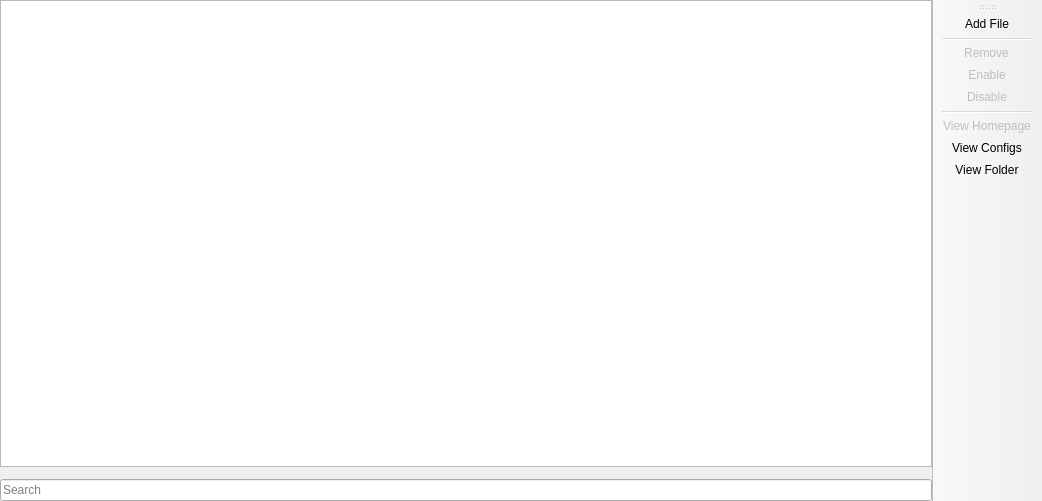
<?xml version="1.0" encoding="UTF-8"?>
<ui version="4.0">
 <class>ExternalResourcesPage</class>
 <widget class="QMainWindow" name="ExternalResourcesPage">
  <property name="geometry">
   <rect>
    <x>0</x>
    <y>0</y>
    <width>1042</width>
    <height>501</height>
   </rect>
  </property>
  <widget class="QWidget" name="centralwidget">
   <layout class="QGridLayout" name="gridLayout">
    <property name="leftMargin">
     <number>0</number>
    </property>
    <property name="topMargin">
     <number>0</number>
    </property>
    <property name="rightMargin">
     <number>0</number>
    </property>
    <property name="bottomMargin">
     <number>0</number>
    </property>
    <item row="1" column="1" colspan="2">
     <widget class="ModListView" name="treeView">
      <property name="sizePolicy">
       <sizepolicy hsizetype="Expanding" vsizetype="Expanding">
        <horstretch>0</horstretch>
        <verstretch>0</verstretch>
       </sizepolicy>
      </property>
      <property name="acceptDrops">
       <bool>true</bool>
      </property>
      <property name="dragDropMode">
       <enum>QAbstractItemView::DropOnly</enum>
      </property>
      <property name="uniformRowHeights">
       <bool>true</bool>
      </property>
     </widget>
    </item>
    <item row="2" column="1" colspan="2">
     <widget class="InfoFrame" name="frame">
      <property name="sizePolicy">
       <sizepolicy hsizetype="Preferred" vsizetype="Minimum">
        <horstretch>0</horstretch>
        <verstretch>0</verstretch>
       </sizepolicy>
      </property>
     </widget>
    </item>
    <item row="3" column="1" colspan="2">
     <widget class="QLineEdit" name="filterEdit">
      <property name="placeholderText">
       <string>Search</string>
      </property>
     </widget>
    </item>
   </layout>
  </widget>
  <widget class="WideBar" name="actionsToolbar">
   <property name="windowTitle">
    <string>Actions</string>
   </property>
   <property name="toolButtonStyle">
    <enum>Qt::ToolButtonIconOnly</enum>
   </property>
   <property name="useDefaultAction" stdset="0">
    <bool>true</bool>
   </property>
   <attribute name="toolBarArea">
    <enum>RightToolBarArea</enum>
   </attribute>
   <attribute name="toolBarBreak">
    <bool>false</bool>
   </attribute>
   <addaction name="actionAddItem"/>
   <addaction name="separator"/>
   <addaction name="actionRemoveItem"/>
   <addaction name="actionEnableItem"/>
   <addaction name="actionDisableItem"/>
   <addaction name="separator"/>
   <addaction name="actionViewHomepage"/>
   <addaction name="actionViewConfigs"/>
   <addaction name="actionViewFolder"/>
  </widget>
  <action name="actionAddItem">
   <property name="text">
    <string>&amp;Add File</string>
   </property>
   <property name="toolTip">
    <string>Add a locally downloaded file.</string>
   </property>
  </action>
  <action name="actionRemoveItem">
   <property name="enabled">
    <bool>false</bool>
   </property>
   <property name="text">
    <string>&amp;Remove</string>
   </property>
   <property name="toolTip">
    <string>Remove all selected items.</string>
   </property>
  </action>
  <action name="actionEnableItem">
   <property name="enabled">
    <bool>false</bool>
   </property>
   <property name="text">
    <string>&amp;Enable</string>
   </property>
   <property name="toolTip">
    <string>Enable all selected items.</string>
   </property>
  </action>
  <action name="actionDisableItem">
   <property name="enabled">
    <bool>false</bool>
   </property>
   <property name="text">
    <string>&amp;Disable</string>
   </property>
   <property name="toolTip">
    <string>Disable all selected items.</string>
   </property>
  </action>
  <action name="actionViewConfigs">
   <property name="text">
    <string>View &amp;Configs</string>
   </property>
   <property name="toolTip">
    <string>Open the 'config' folder in the system file manager.</string>
   </property>
  </action>
  <action name="actionViewFolder">
   <property name="text">
    <string>View &amp;Folder</string>
   </property>
   <property name="toolTip">
    <string>Open the folder in the system file manager.</string>
   </property>
  </action>
  <action name="actionDownloadItem">
   <property name="enabled">
    <bool>false</bool>
   </property>
   <property name="text">
    <string>&amp;Download</string>
   </property>
   <property name="toolTip">
    <string>Download resources from online mod platforms.</string>
   </property>
  </action>
  <action name="actionUpdateItem">
   <property name="enabled">
    <bool>false</bool>
   </property>
   <property name="text">
    <string>Check for &amp;Updates</string>
   </property>
   <property name="toolTip">
    <string>Try to check or update all selected resources (all resources if none are selected).</string>
   </property>
  </action>
  <action name="actionResetItemMetadata">
   <property name="text">
    <string>Reset Update Metadata</string>
   </property>
   <property name="menuRole">
    <enum>QAction::NoRole</enum>
   </property>
  </action>
  <action name="actionVerifyItemDependencies">
   <property name="text">
    <string>Verify Dependencies</string>
   </property>
   <property name="menuRole">
    <enum>QAction::NoRole</enum>
   </property>
  </action>
  <action name="actionExportMetadata">
   <property name="enabled">
    <bool>false</bool>
   </property>
   <property name="text">
    <string>Export List</string>
   </property>
   <property name="toolTip">
    <string>Export resource's metadata to text.</string>
   </property>
  </action>
  <action name="actionChangeVersion">
   <property name="enabled">
    <bool>false</bool>
   </property>
   <property name="text">
    <string>Change Version</string>
   </property>
   <property name="toolTip">
    <string>Change a resource's version.</string>
   </property>
   <property name="menuRole">
    <enum>QAction::NoRole</enum>
   </property>
  </action>
  <action name="actionViewHomepage">
   <property name="enabled">
    <bool>false</bool>
   </property>
   <property name="text">
    <string>View Homepage</string>
   </property>
   <property name="toolTip">
    <string>View the homepages of all selected items.</string>
   </property>
  </action>
 </widget>
 <customwidgets>
  <customwidget>
   <class>ModListView</class>
   <extends>QTreeView</extends>
   <header>ui/widgets/ModListView.h</header>
  </customwidget>
  <customwidget>
   <class>InfoFrame</class>
   <extends>QFrame</extends>
   <header>ui/widgets/InfoFrame.h</header>
   <container>1</container>
  </customwidget>
  <customwidget>
   <class>WideBar</class>
   <extends>QToolBar</extends>
   <header>ui/widgets/WideBar.h</header>
  </customwidget>
 </customwidgets>
 <tabstops>
  <tabstop>treeView</tabstop>
 </tabstops>
 <resources/>
 <connections/>
</ui>
